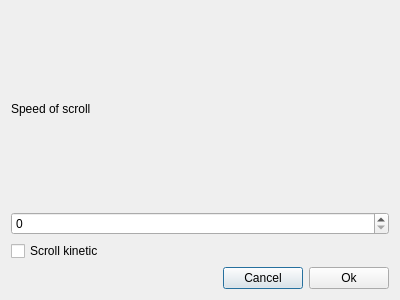
<?xml version="1.0" encoding="UTF-8"?>
<ui version="4.0">
 <class>scroll</class>
 <widget class="QDialog" name="scroll">
  <property name="geometry">
   <rect>
    <x>0</x>
    <y>0</y>
    <width>400</width>
    <height>300</height>
   </rect>
  </property>
  <property name="windowTitle">
   <string>Dialog</string>
  </property>
  <layout class="QVBoxLayout" name="verticalLayout">
   <item>
    <widget class="QLabel" name="label">
     <property name="text">
      <string>Speed of scroll</string>
     </property>
    </widget>
   </item>
   <item>
    <widget class="QSpinBox" name="spinBox"/>
   </item>
   <item>
    <widget class="QCheckBox" name="checkBox">
     <property name="text">
      <string>Scroll kinetic</string>
     </property>
    </widget>
   </item>
   <item>
    <layout class="QHBoxLayout" name="horizontalLayout">
     <item>
      <spacer name="horizontalSpacer">
       <property name="orientation">
        <enum>Qt::Horizontal</enum>
       </property>
       <property name="sizeHint" stdset="0">
        <size>
         <width>40</width>
         <height>20</height>
        </size>
       </property>
      </spacer>
     </item>
     <item>
      <widget class="QPushButton" name="pushButton_cancel">
       <property name="text">
        <string>Cancel</string>
       </property>
      </widget>
     </item>
     <item>
      <widget class="QPushButton" name="pushButton_ok">
       <property name="text">
        <string>Ok</string>
       </property>
      </widget>
     </item>
    </layout>
   </item>
  </layout>
 </widget>
 <resources/>
 <connections/>
</ui>
